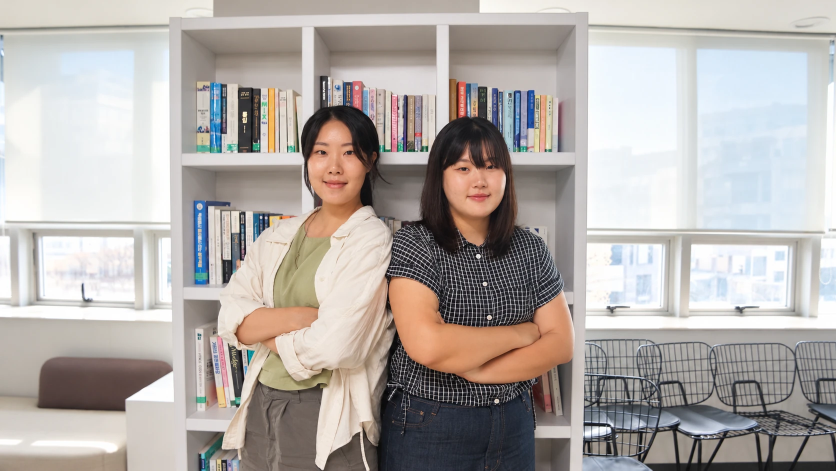
#> input picture reference/tools/cut-01/source.webp, 1672 x 941 px (shown at 1/2 size)
$ python make-cover-tall.py cut-01/source.webp cut-01/source.webp 5
#> lines starting #> are read from the running program, lines starting #| are printed output that depends on the picture
# 인터뷰 기사 첫 화면 사진의 위쪽을 부드럽게 늘려, 칸에 채웠을 때 인물이 덜 크게 보이게 한다
# (파랑오브레코즈샵 interview-03-cover.jpg → interview-03-cover-tall.jpg, 2026-10-23)
# 사진 맨 위 몇 줄을 위로 길게 늘려 채우고, 늘린 곳과 이음매를 흐리게 겹친다. 원래 사진은 아래쪽에 그대로 남는다
# 실행: py reference/tools/make-cover-tall.py public/images/interview-03-cover.jpg public/images/interview-03-cover-tall.jpg [늘릴 높이=200]
import sys
import numpy as np
from PIL import Image, ImageFilter

src_path, dst_path = sys.argv[1], sys.argv[2]
EXT = int(sys.argv[3]) if len(sys.argv) > 3 else 200

src = Image.open(src_path).convert('RGB')
#> src is the input picture: PIL image 1672x941 RGB; mean R, G, B 178.3, 172.4, 168.7
W, H = src.size
#> W = 1672; H = 941
canvas = Image.new('RGB', (W, H + EXT))
#> canvas: PIL image 1672x946 RGB; every value is 0
strip = src.crop((0, 0, W, 8)).resize((W, EXT + 40), Image.BICUBIC)   # 맨 위 8줄을 늘린 띠
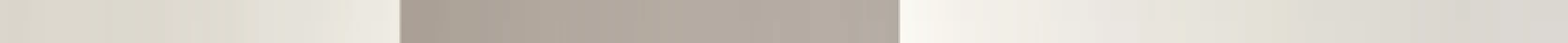
#> strip: PIL image 1672x45 RGB (shown at 1/2 size); mean R, G, B 212.5, 206.9, 198.6
canvas.paste(strip, (0, 0))
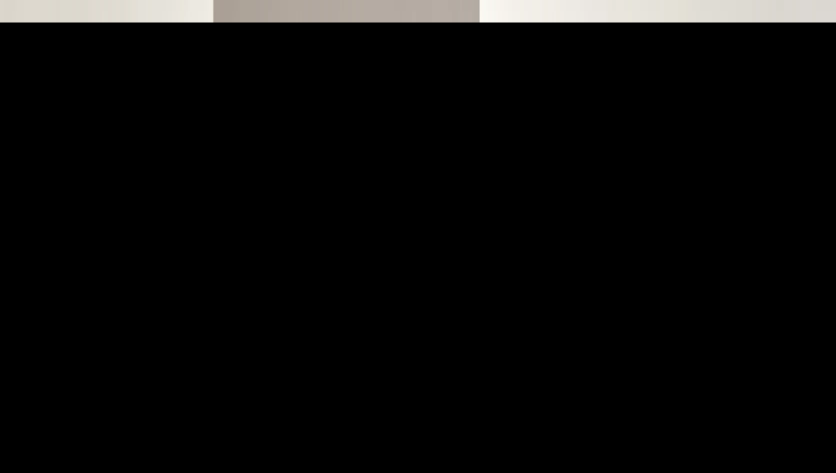
#> canvas: PIL image 1672x946 RGB (shown at 1/2 size); mean R, G, B 10.1, 9.8, 9.4
canvas.paste(src, (0, EXT))
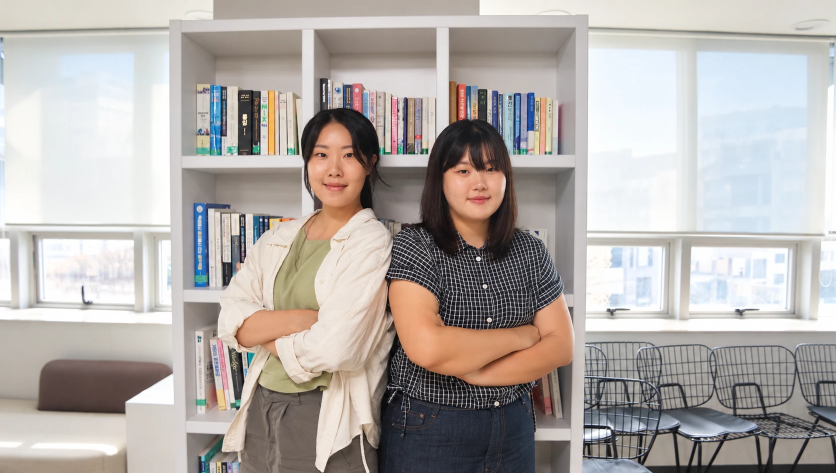
#> canvas: PIL image 1672x946 RGB (shown at 1/2 size); mean R, G, B 178.5, 172.5, 168.8
blur = canvas.filter(ImageFilter.GaussianBlur(28))
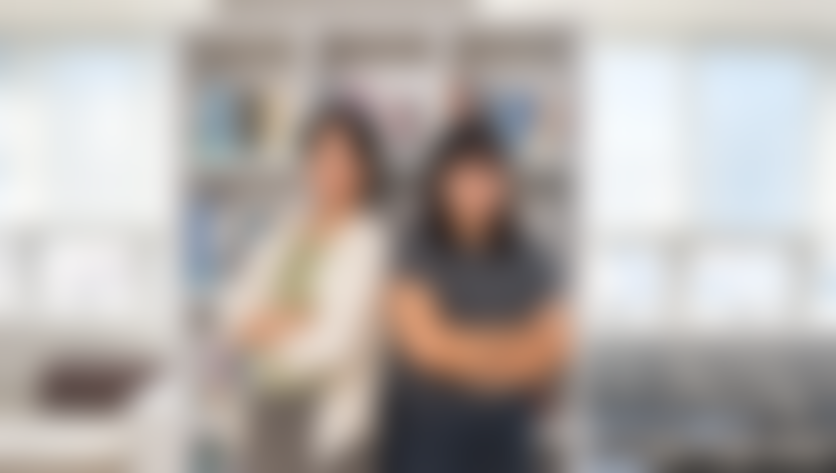
#> blur: PIL image 1672x946 RGB (shown at 1/2 size); mean R, G, B 178.4, 172.5, 168.8
y = np.arange(H + EXT, dtype=np.float32)[:, None]
#> y = 946 values from 0 to 945
alpha = np.clip((EXT + 46 - y) / 70, 0, 1) * np.ones((1, W), np.float32)   # 위는 흐림, 이음매 아래 46px까지 서서히 원래 사진
mask = Image.fromarray((alpha * 255).astype(np.uint8))
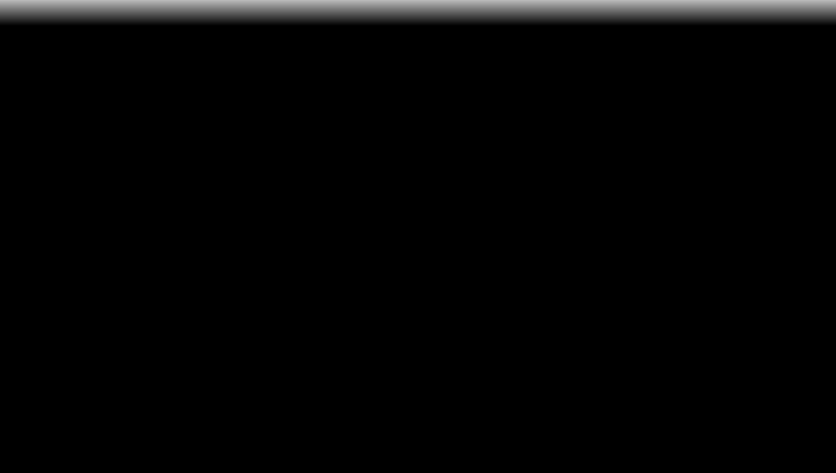
#> mask: PIL image 1672x946 L (shown at 1/2 size); min 0, max 185, mean 5.1
Image.composite(blur, canvas, mask).save(dst_path, quality=84, optimize=True, progressive=True)
print('saved', dst_path, (W, H + EXT))
#| saved cut-01/source.webp (1672, 946)
